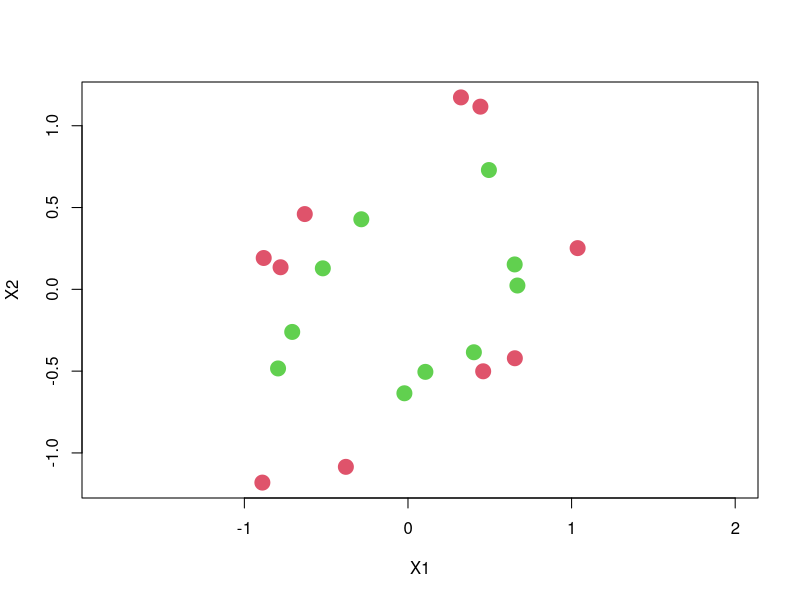

Generate this figure with R:
rm(list = ls())

#--- generate the data ---#
DGP_ellipse <- function(N = 50, seed = 8312){
  set.seed(seed)
  oval_fun <- function(x,a=1,b=0.5){b*sqrt(1-(x/a)^2)}
  x11 = runif(N, -1, 1)
  x12 = c(oval_fun(x11[1:(.5*N)]),-oval_fun(x11[(.5*N+1):N])) + rnorm(N, 0, 0.05)
  X = cbind(x11, x12)
  x21 = runif(N, -1.5, 1.5)
  x22 = c(oval_fun(x21[1:(.5*N)],a=1.5,b=0.75),-oval_fun(x21[(.5*N+1):N],a=1.5,b=0.75)) + rnorm(N, 0, 0.05)
  X = rbind(X, cbind(x21,x22))
  Q = eigen(matrix(c(1,-4,-4,1),2,2))$vectors
  X = X%*%Q
  y = c(rep(1,N), rep(0, N))
  d = cbind(y, X)
  return(d)
}
N = 10
d = DGP_ellipse(N)
y = d[,1]
X = d[,-1]
# visualize
plot(X, pch=20, col = y+2, xlab = "X1", ylab = "X2", asp = 1, cex = 3)
#--- generate the data OVER ---#

#--- tr_te_split ---#
id = sample(1:(2*N), N*0.2)
X_tr = X[-id, ]
X_te = X[id, ]
y_tr = y[-id]
y_te = y[id]
#--- tr_te_split OVER ---#